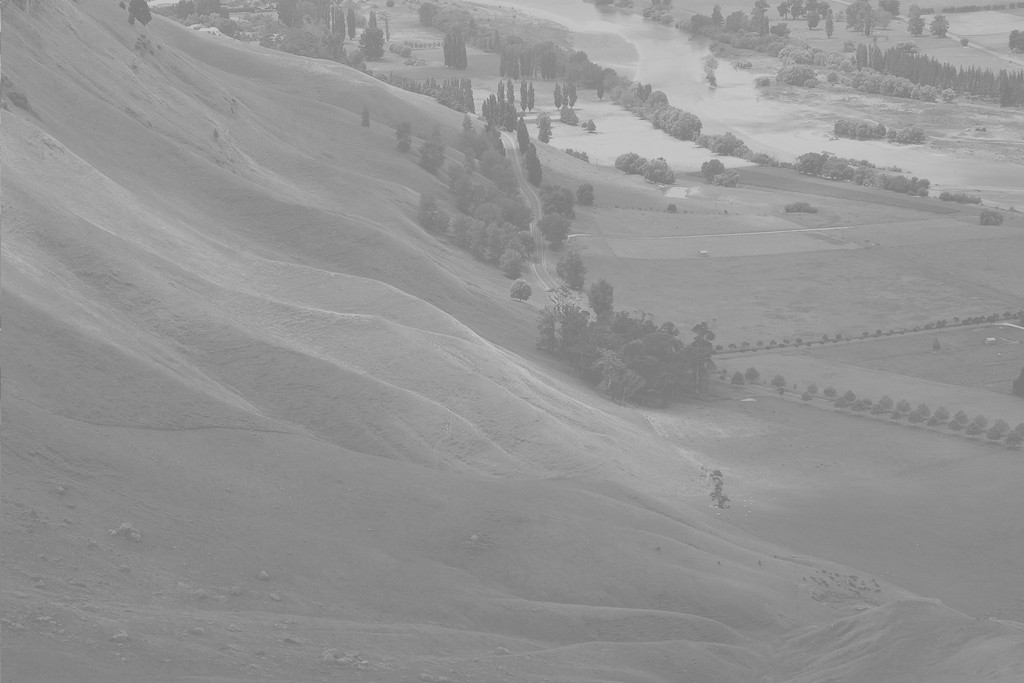
#> input picture wiki.jpg, 1024 x 683 px
$ python 9histogramEqualization.py
#> lines starting #> are read from the running program, lines starting #| are printed output that depends on the picture

#lab 9 histogram equalization
import cv2
import numpy as np
from matplotlib import pyplot as plt
img = cv2.imread('wiki.jpg',0)
#> img is the input picture: shape (683, 1024); min 114, max 208, mean 148
img_1 = cv2.resize(img, (256,256))
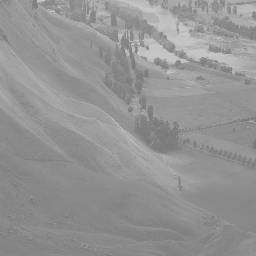
#> img_1: shape (256, 256); min 119, max 202, mean 147.9
equ = cv2.equalizeHist(img_1)
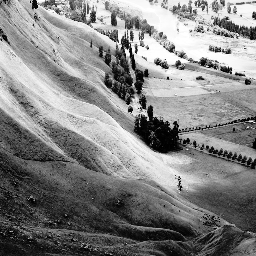
#> equ: shape (256, 256); min 0, max 255, mean 130.6
res = np.hstack((img_1,equ)) #stacking images side-by-side
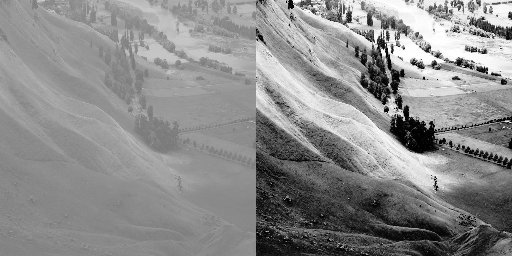
#> res: shape (256, 512); min 0, max 255, mean 139.2
cv2.imshow('res.png',res)

histr1 = cv2.calcHist([img_1],[0],None,[256],[0,256])
#> histr1 = 256 values, max 2817 at index 138, min 0 at index 0, mean 256
histr2 = cv2.calcHist([equ],[0],None,[256],[0,256])
#> histr2 = 256 values, max 2817 at index 74, min 0 at index 3, mean 256

titles = ['original',' equalization']
images = [histr1,histr2]

for i in range(2):
    plt.subplot(1,2,i+1),plt.plot(images[i])
    plt.title(titles[i])
    plt.xticks([]),plt.yticks([])
plt.show()
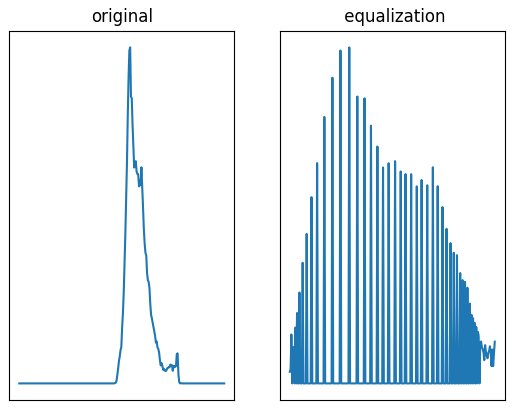
#> figure drawn by matplotlib, 2 panels
cv2.waitKey(0)
cv2.destroyAllWindows()
